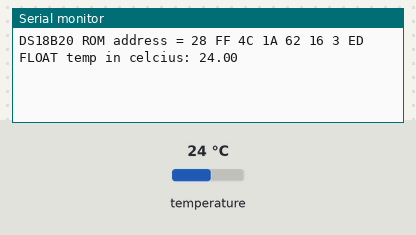
Simulated run of this sketch. Board: Arduino Uno, built with avr-gcc and run on an emulated ATmega328P. Parts: the last lines printed to the serial monitor. The inputs (shaded band) are chosen by the test bench; at power-on: temperature 24 °C. Sleep ends after the set time or at an interrupt.

Above: at 1.4 s.
1.5 s: temperature set to 12 °C
At 3.1 s:
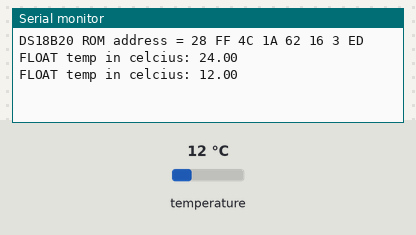
6.1 s: temperature set to 19 °C
At 6.6 s:
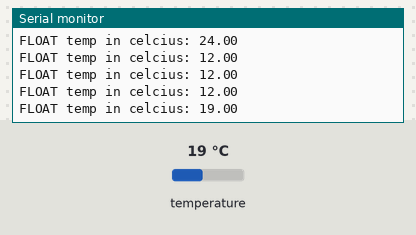
Timing chart, 0 to 9.1 s (numbered marks = the images above; inputs shaded):
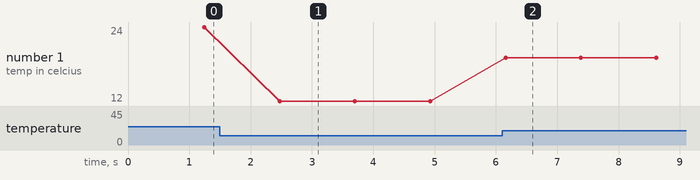

Measured:
- after the input at 1.5 s, the serial monitor: prints a new line after 0.97 s (image 1)
- after the input at 6.1 s, the serial monitor: prints a new line after 0.06 s (image 2)
- plotted number 1: 24 → 12 after the input at 1.5 s, 12 → 19 after the input at 6.1 s

The sketch:

11_23_DS18B20_Only_1Wire_h.ino
```cpp
#include <avr/sleep.h>
#include <avr/wdt.h>

#include <OneWire.h>
const byte DS18B20_PIN=2;  //sensor data pin
OneWire ds(DS18B20_PIN);
byte addr[8];
float DS18B20float;

void setup() {

Serial.begin(9600);

//Set up Temp sensor – there is only one 1 wire sensor connected
if ( !ds.search(addr)) {
Serial.println(F("—> ERROR: Did not find the DS18B20  Temperature Sensor!"));
return;
}
else {
Serial.print(F("DS18B20 ROM address ="));
for(byte i = 0; i < 8; i++) {
Serial.write(' ');
Serial.print(addr[i], HEX);
}
Serial.println();
}
delay (200);
}

void loop() {

DS18B20float = getTemp();
Serial.print(F("FLOAT temp in celcius: "));
Serial.println(DS18B20float);
//Note: sensor defaults to a reading of 85 if you read it too soon after a reset!
delay (200);  //just a delay to boot out the coms
}

// watchdog interrupt
ISR (WDT_vect)
{
wdt_disable(); // disable watchdog
} // end of WDT_vect

// this returns the temperature from one DS18S20 in DEG Celsius using 12 bit conversion
float getTemp(){
byte data[2];
ds.reset();
ds.select(addr);
ds.write(0x44); // start conversion, read temperature and store it in the scratchpad

//this next bit creates a 1 second WDT delay during the DS18b20 temp conversion
//The time needed between the CONVERT_T command and the READ_SCRATCHPAD command has to be at least
//750 millisecs (but can be shorter if using a D18B20 type with resolutions < 12 bits)
MCUSR = 0; // clear various “reset” flags
WDTCSR = bit (WDCE) | bit (WDE); // allow changes, disable reset
// set interrupt mode and an interval
WDTCSR = bit (WDIE) | bit (WDP2) | bit (WDP1); //a 1 sec timer
wdt_reset(); // pat the dog
set_sleep_mode (SLEEP_MODE_PWR_DOWN);
sleep_enable();
sleep_cpu ();
sleep_disable(); // cancel sleep after wakeup as a precaution

byte present = ds.reset();  //now we can read the temp sensor data
ds.select(addr);
ds.write(0xBE); // Read Scratchpad
for (int i = 0; i < 2; i++) { // Only read the bytes you need? there is more there
data[i] = ds.read();
}
byte MSB = data[1];
byte LSB = data[0];
float tempRead = ((MSB << 8) | LSB); //using two’s compliment
float TemperatureSum = tempRead / 16; //this converts to C
return TemperatureSum;

}
```
